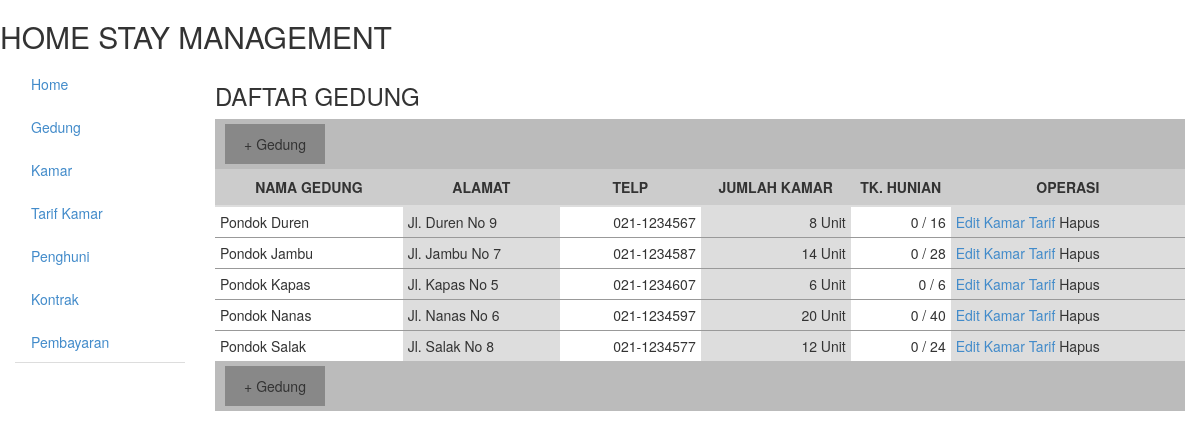
The page / on the database its author committed.
### tables this page shows
CREATE TABLE gedung(
kodeGedung varchar(4) not null unique primary key,
namaGedung varchar(40) not null,
alamat tinytext,
telp varchar(16),
jmKamar int(3)
);

### lib/class.gedung.inc.php (the view, shortened to what this page needs)
<?php
require("class.crud.inc.php");
class gedung extends dbcrud
{
	function listGedung($limit=0)
	{
		$sql = "SELECT * FROM gedung ORDER BY namaGedung LIMIT $limit,".rows;
		$qry = $this->transact($sql);
		while($r = $qry->fetch()){
			$occupancies = $this->occulevel($r['kodeGedung']);
			echo "
			<tr>
			   <td>".$r['namaGedung']."</td>
			   <td>".$r['alamat']."</td>
			   <td class='alg-r'>".$r['telp']."</td>
			   <td class='alg-r'>".$r['jmKamar']." Unit</td>
			   <td class='alg-r'>".$occupancies."</td>
			   <td>
			     <a href='./?menu=modify&data=gedung&id=".$r['kodeGedung']."'>Edit</a>
			     <a href='./?menu=kamar&id=".$r['kodeGedung']."'>Kamar</a>
			     <a href='./?menu=klkmr&kg=".$r['kodeGedung']."'>Tarif</a>
			     Hapus
			   </td>
			</tr>
			";
		}
	}
	function occulevel($kdGedung){
		$sql = "SELECT sum(occupancy) tkHunian ,sum(dayaTampung) kapasitas
				FROM kamar where kodeGedung= ? ";
		$qry = $this->transact($sql,array($kdGedung));
		$r = $qry->fetch();
		return($r['tkHunian'].' / '.$r['kapasitas']);
	}
}
?>

### index.php (shortened to what this page needs)
<!DOCTYPE html>
<html lang="en">
<head>
  <link rel="stylesheet" href="./css/bootstrap.min.css">
  <link rel="stylesheet" href="./css/hsm.css">
</head>
<body>
  <div class='container-fluid'>
    <div class='row'>
    <h2>HOME STAY MANAGEMENT</h2>
    </div>
    <div class='row'>
      <div class='col-sm-2'>
        <?php include('nav.php'); ?>
      </div>
      <div class='col-sm-10'>
        <?php include("content.php"); ?>
      </div>
    </div>
  </div>
</body>
</html>

### nav.php
<ul class="nav nav-tabs nav-stacked">
  <li><a href="./">Home</a></li>
  <li><a href="./?menu=gedung">Gedung</a></li>
  <li><a href="./?menu=kamar">Kamar</a></li>
  <li><a href="./?menu=tarif">Tarif Kamar</a></li>
  <li><a href="./?menu=penghuni">Penghuni</a></li>
  <li><a href="./?menu=kontrak">Kontrak</a></li>
  <li><a href="./?menu=bayar">Pembayaran</a></li>
</ul>

### content.php (shortened to what this page needs)
<?php
echo "<div class='tableTitle'>";
if(!$_GET['menu']){
  judulin('gedung');
}else{
  judulin($_GET['menu']);
}
echo " </div>
";
if(!$_GET['menu']){
  include("list-gedung.php");
}
function judulin($list){
	echo "<h3>";
	switch($list){
	  case 'gedung': echo "DAFTAR GEDUNG"; break;
	}
	echo "</h3>";
}
?>

### lib/class.crud.inc.php (shortened to what this page needs)
<?php
class dbcrud
{
   function transact($sql,$data=array()){
	   include('koneksi.inc.php');
	   $tqry=$conn->prepare($sql);
	   $tqry->execute($data);
	   return($tqry);
   }
   function addBtn($data,$label){
	   echo "
	   <div class='addBar'>
	     <a class='addBtn' href='./?menu=form&data=".$data."'>+ ".$label."</a>
	   </div>
	   ";
   }
}
?>

### list-gedung.php (shortened to what this page needs)
<?php
require("./lib/class.gedung.inc.php");
$gdg = new gedung();
?>
<?php $gdg->addBtn('gedung','Gedung'); ?>
<table class='table'>
  <thead>
    <tr>
      <th>NAMA GEDUNG</th>
      <th>ALAMAT</th>
      <th>TELP</th>
      <th width='150'>JUMLAH KAMAR</th>
      <th width='100'>TK. HUNIAN</th>
      <th>OPERASI</th>
    </tr>
  </thead>
  <tbody>
  <?php
  $gdg->listGedung(0);
  ?>
  </tbody>
</table>

### css/hsm.css (style rules this page uses)
.alg-r { text-align:right; padding:0 4px; }
th { text-align:center;background:#CCC; }
table.table tbody tr td { border-top: 1px solid #999; padding:5px; }
td:nth-child(even) { background:#DDD; }
.addBar { background:#BBB; padding: 5px 10px; }
a.addBtn { background:#888; padding: 10px; width:100px; text-align:center; color: #333; text-decoration:none; display:block; }
.table { margin-bottom:0; }

### rows shown on the page
gedung: namaGedung "Pondok Duren", alamat "Jl. Duren No 9", telp "021-1234567", jmKamar "8", occupancies "0 / 16"
gedung: namaGedung "Pondok Jambu", alamat "Jl. Jambu No 7", telp "021-1234587", jmKamar "14", occupancies "0 / 28"
gedung: namaGedung "Pondok Kapas", alamat "Jl. Kapas No 5", telp "021-1234607", jmKamar "6", occupancies "0 / 6"
gedung: namaGedung "Pondok Nanas", alamat "Jl. Nanas No 6", telp "021-1234597", jmKamar "20", occupancies "0 / 40"
gedung: namaGedung "Pondok Salak", alamat "Jl. Salak No 8", telp "021-1234577", jmKamar "12", occupancies "0 / 24"

### other values the page prints
$label "Gedung Gedung"
